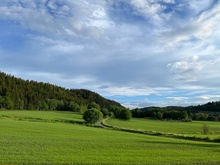
%> input picture test.jpg, 220 x 165 px, shrunk from 1127 x 845 before the run
$ octave untitled.m   (GNU Octave 9; MATLAB toolbox functions it lacks are replaced by stand-ins)
%> lines starting %> are read from the running program, lines starting %| are printed output that depends on the picture
% [96 lines of commented-out code are left out]
input_image = imread("test.jpg");
%> input_image is the input picture: size 165x220x3 uint8; mean R, G, B 122.1, 145.1, 135.1

% Display the original image
figure;
imshow(input_image);
title('Original Image');

% Set parameters for barrel distortion
k_1 = 0.25; % Barrel distortion coefficient (0.15 for example)
k_2 = 0;    % Set all other distortion coefficients to zero
p_1 = 0;
p_2 = 0;

% Get image dimensions
[height, width, channels] = size(input_image);
%> height = 165; width = 220; channels = 3

% Initialize the distorted image with the same dimensions and type
distorted_image = uint8(zeros(size(input_image)));

% Calculate the center of the image
center_x = width / 2;
%> center_x = 110
center_y = height / 2;
%> center_y = 82.5

% Apply barrel distortion to the image
for y = 1:height
    for x = 1:width
        % Calculate the normalized coordinates relative to the center
        x_normalized = (x - center_x) / center_x;
        y_normalized = (y - center_y) / center_y;

        % Calculate the radial distance from the center
        r = sqrt(x_normalized^2 + y_normalized^2);

        % Apply the distortion equation with minimal overcorrection
        x_distorted = x_normalized * (1 + k_1 * r^2) + p_1 * (r^2 + 2 * x_normalized^2);
        y_distorted = y_normalized * (1 + k_1 * r^2) + p_2 * (r^2 + 2 * y_normalized^2);

        % Convert back to pixel coordinates
        x_distorted_pixel = round(center_x * x_distorted + center_x);
        y_distorted_pixel = round(center_y * y_distorted + center_y);

        % Check if the distorted coordinates are within bounds
        if x_distorted_pixel >= 1 && x_distorted_pixel <= width && y_distorted_pixel >= 1 && y_distorted_pixel <= height
            for c = 1:channels
                % Copy pixel values from the input image to the distorted image
                distorted_image(y, x, c) = input_image(y_distorted_pixel, x_distorted_pixel, c);
            end
        end
    end
end
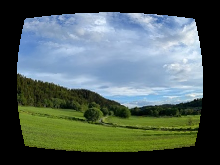
%> distorted_image: size 165x220x3 uint8; mean R, G, B 82.4, 97.9, 93.2

% Display the distorted image
figure;
imshow(distorted_image);
title('Distorted Image (Barrel Distortion)');


% Initialize the undistorted image with the same dimensions and type
undistorted_image = uint8(zeros(size(input_image)));

% Apply the inverse distortion to correct
for y = 1:height
    for x = 1:width
        % Calculate the normalized coordinates relative to the center
        x_normalized = (x - center_x) / center_x;
        y_normalized = (y - center_y) / center_y;

        % Calculate the radial distance from the center
        r = sqrt(x_normalized^2 + y_normalized^2);

        % Apply the inverse distortion equation
        x_undistorted = x_normalized / (1 + k_1 * r^2) - p_1 * (r^2 + 2 * x_normalized^2);
        y_undistorted = y_normalized / (1 + k_1 * r^2) - p_2 * (r^2 + 2 * y_normalized^2);

        % Convert back to pixel coordinates
        x_undistorted_pixel = round(center_x * x_undistorted + center_x);
        y_undistorted_pixel = round(center_y * y_undistorted + center_y);

        % Check if the undistorted coordinates are within bounds
        if x_undistorted_pixel >= 1 && x_undistorted_pixel <= width && y_undistorted_pixel >= 1 && y_undistorted_pixel <= height
            for c = 1:channels
                % Copy pixel values from the distorted image to the undistorted image
                undistorted_image(y, x, c) = distorted_image(y_undistorted_pixel, x_undistorted_pixel, c);
            end
        end
    end
end
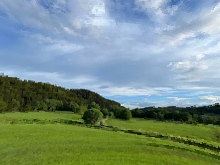
%> undistorted_image: size 165x220x3 uint8; mean R, G, B 122.3, 145.4, 135.7

% Define a custom convolution kernel (e.g., a simple box blur)
kernel = [1, 1, 1; 1, 1, 1; 1, 1, 1] / 9; % Normalization for box blur

% Get image dimensions
[height, width, ~] = size(undistorted_image);

% Initialize the output image
output_image = uint8(zeros(height, width, 3));

% Apply convolution to each channel (R, G, B)
for c = 1:3 % Loop over color channels
    for y = 2:(height - 1) % Exclude border pixels
        for x = 2:(width - 1) % Exclude border pixels
            % Initialize the result for the current pixel
            result = 0;

            % Apply the kernel to the neighborhood of the pixel
            for ky = -1:1
                for kx = -1:1
                    % Calculate the coordinates of the neighboring pixel
                    neighbor_x = x + kx;
                    neighbor_y = y + ky;

                    % Get the pixel value of the neighbor
                    neighbor_value = double(undistorted_image(neighbor_y, neighbor_x, c));

                    % Apply the kernel value to the neighbor and accumulate
                    result = result + neighbor_value * kernel(ky + 2, kx + 2);
                end
            end

            % Store the result in the output image
            output_image(y, x, c) = uint8(result);
        end
    end
end
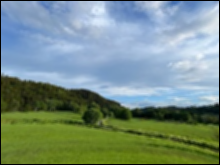
%> output_image: size 165x220x3 uint8; mean R, G, B 119.8, 142.4, 133.2
% [17 lines of commented-out code are left out]
